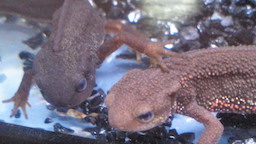
#> input picture Q_91_100/imori_many.jpg, 256 x 144 px
$ python 97.py   (older library calls are emulated)
#> lines starting #> are read from the running program, lines starting #| are printed output that depends on the picture

# coding: utf-8

# In[1]:


import cv2
import numpy as np

def IoU(a, b):
    W_r1, H_r1 = a[2]-a[0], a[3]-a[1]
    W_r2, H_r2 = b[2]-b[0], b[3]-b[1]
    r1 = (W_r1) * (H_r1)
    r2 = (W_r2) * (H_r2)

    dw = ((W_r1 + W_r2) - (abs(b[0]-a[0]) + abs(b[2]-a[2]))) / 2
    if dw <= 0 :
        dw = 0
    dh = ((H_r1 + H_r2) - (abs(b[1]-a[1]) + abs(b[3]-a[3]))) / 2
    if dh <= 0 :
        dh = 0
    rol = dw * dh

    return rol / (r1 + r2 - rol)


def hog(gray_img):
    H, W = gray_img.shape
    gray_img = np.pad(gray_img, (1,1), 'edge')

    # gradients
    gx = gray_img[1:H+1, 2:] - gray_img[1:H+1, :W]
    gy = gray_img[2:, 1:W+1] - gray_img[:H, 1:W+1]
    gx[gx == 0] = 0.000001

    # magnitude and angle of gradients
    mag = np.sqrt(np.power(gx, 2) + np.power(gy, 2))
    ang = np.arctan(gy / gx) + np.pi/2

    # mag = (mag / np.max(mag) * 255).astype(np.uint8)
    # quantize the angle of gradients
    q_ang = np.zeros_like(ang, dtype=np.int)
    d = np.pi / 9
    for i in range(9):
        q_ang[np.where((ang >= d * i) & (ang <= d * (i+1)))] = i

    # cell
    N = 8
    cell_H = H // N
    cell_W = W // N
    hist = np.zeros((cell_H, cell_W, 9), dtype=np.float32)

    for h in range(cell_H):
        for w in range(cell_W):
            for y in range(N):
                for x in range(N):
                    hist[h, w, q_ang[N*h+y, N*w+x]] += mag[N*h+y, N*w+x]

    # normalize the histogram
    C = 3
    c = C // 2
    epsilon = 1
    for h in range(cell_H):
        for w in range(cell_W):
            hist[h, w] /= np.sqrt(np.sum(np.power(hist[max(0, h-c):min(cell_H, h+C-c), max(0, w-c):min(cell_W, w+C-c)], 2)) + epsilon)

    return hist

def resize_bilinear(img, h, w):
    H_, W_ = img.shape

    # 拡大画像の各座標
    new_x, new_y = np.meshgrid(np.arange(w), np.arange(h))
    # 拡大画像の各座標に対応する元画像上の座標
    orig_x = new_x / (1. * w / W_)
    orig_y = new_y / (1. * h / H_)

    ix = np.floor(orig_x).astype(np.int)
    iy = np.floor(orig_y).astype(np.int)
    ix = np.minimum(ix, W_-2)
    iy = np.minimum(iy, H_-2)

    dx = orig_x - ix
    dy = orig_y - iy

    out = (1-dx)*(1-dy)*img[iy,ix] + dx*(1-dy)*img[iy,ix+1] + (1-dx)*dy*img[iy+1,ix] + dx*dy*img[iy+1,ix+1]
    out[out > 255] = 255

    return out


# In[4]:


img = cv2.imread("imori_many.jpg").astype(np.float32)
H, W, C = img.shape
#> H = 144; W = 256; C = 3

gray_img = 0.2126 * img[:,:,0] + 0.7152 * img[:,:,1] + 0.0722 * img[:,:,2]
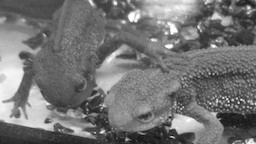
#> gray_img: shape (144, 256) float32; min 3.19, max 255, mean 116.4

# resize
resize_len = 32
# HOG features
H_feature = ((resize_len // 8) ** 2) * 9

# bounding boxes [h, w]
recs = np.array(((42, 42), (56, 56), (70, 70)), dtype=np.float32)

# sliding window
for y in range(0, H, 4):
    for x in range(0, W, 4):
        for rec in recs:
            dh, dw = int(rec[0]//2), int(rec[1]//2)
            x1 = max(0, x-dw)
            x2 = min(W, x+dw)
            y1 = max(0, y-dh)
            y2 = min(H, y+dh)
            focus_region = gray_img[y1:y2, x1:x2]
            focus_region = resize_bilinear(focus_region, resize_len, resize_len)
            focus_hog = hog(focus_region).ravel()
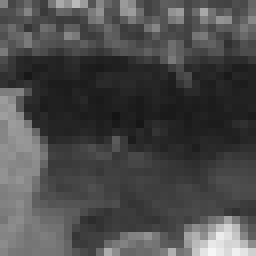
#> focus_region: shape (32, 32) float64 (shown 8 times larger); min 21.96, max 245.7, mean 75.5

$ run again, with Q_91_100/91.jpg copied over Q_91_100/imori_many.jpg
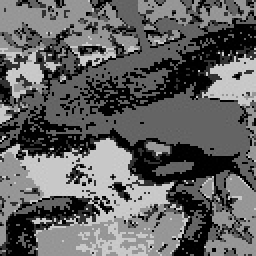
#> input picture Q_91_100/91.jpg, 128 x 128 px (shown 2 times larger)
#> after the loop `for y in range(0, H, 4):`:
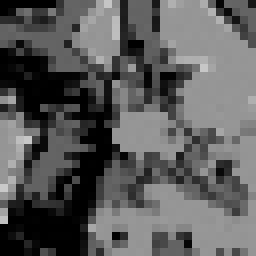
#> focus_region: shape (32, 32) float64 (shown 8 times larger); min 0, max 201.9, mean 92

$ run again, with Q_91_100/92.jpg copied over Q_91_100/imori_many.jpg
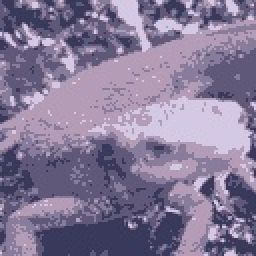
#> input picture Q_91_100/92.jpg, 128 x 128 px (shown 2 times larger)
#> `gray_img = 0.2126 * img[:,:,0] + 0.7152 * img[:,:,1] + 0.0722 * img[:,..`:
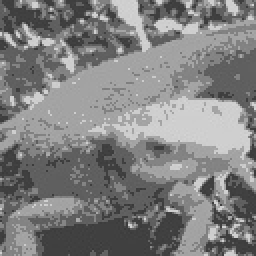
#> gray_img: shape (128, 128) float32 (shown 2 times larger); min 56.23, max 213.4, mean 128.8
#> after the loop `for y in range(0, H, 4):`:
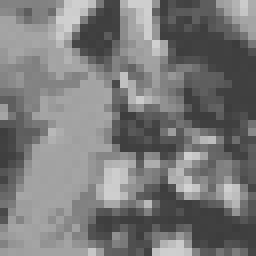
#> focus_region: shape (32, 32) float64 (shown 8 times larger); min 60.68, max 210.5, mean 122.6
